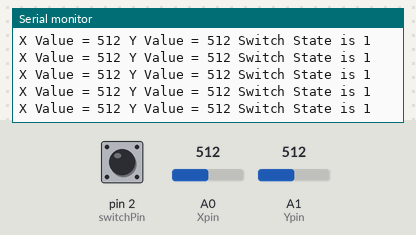
A sketch run on a simulated Arduino Uno, built with avr-gcc and run on an emulated ATmega328P. On the bench: the last lines printed to the serial monitor. Inputs (shaded band) come from the test bench; at power-on: A0 (Xpin) = 512, pin 2 (switchPin) HIGH, A1 (Ypin) = 512.

Above: at 10.4 s.
10.5 s: A0 (Xpin) set to 984
At 11.0 s:
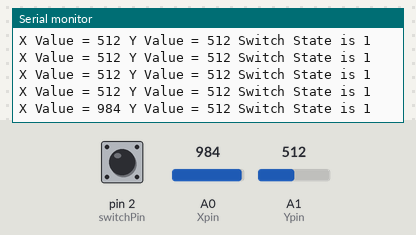
13.5 s: A0 (Xpin) set to 1009
At 13.62 s:
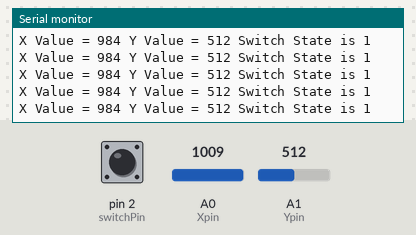
Timing chart, 0 to 16.5 s (numbered marks = the images above; inputs shaded):
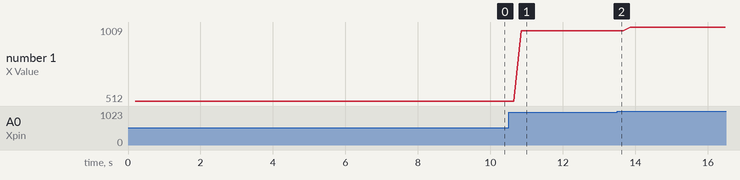

The sketch:

Monday_Simple_Joystick.ino
```cpp
//Need Joystick, Arduino

int Xpin=A0;
int Ypin=A1;
int switchPin=2;
int Xval;
int Yval;
int switchVal;
int dt = 200;

void setup() {
  // put your setup code here, to run once:
Serial.begin(9600);
pinMode(Xpin, INPUT);
pinMode(Ypin, INPUT);
pinMode(switchPin, INPUT);
digitalWrite(switchPin, HIGH); //sets up pull-up resistor, negates need for external circuitry

}

void loop() {
  // put your main code here, to run repeatedly:
Xval=analogRead(Xpin);
Yval=analogRead(Ypin);
switchVal=digitalRead(switchPin);
delay(dt);
Serial.print("X Value = ");
Serial.print(Xval);
Serial.print(" Y Value = ");
Serial.print(Yval);
Serial.print(" Switch State is ");
Serial.println(switchVal);
}
```

Measured:
- after the input at 10.5 s, the serial monitor: prints a new line after 0.35 s (image 1)
- plotted number 1: 512 → 984 after the input at 10.5 s, 984 → 1009 after the input at 13.5 s
